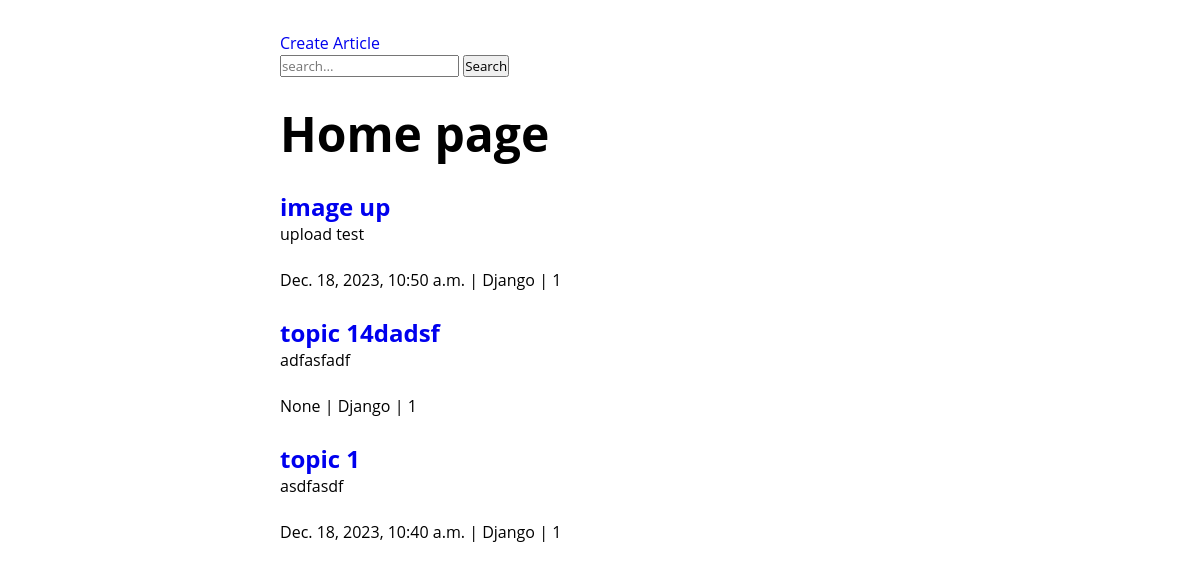
/, run on an earlier commit of the app's database.
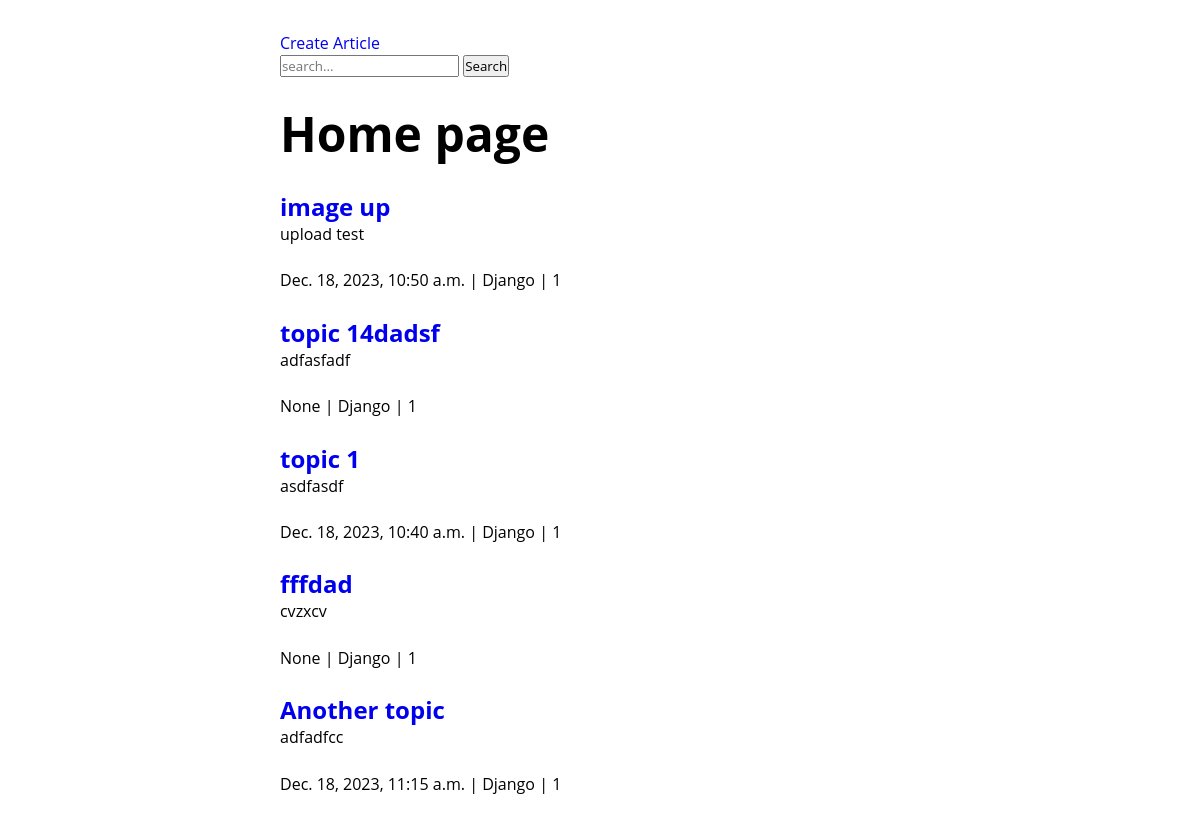
And on a later commit of the database.
### blog/models.py (models this page shows, shortened)
class Article(models.Model):
    author = models.ForeignKey(to=User, on_delete=models.CASCADE, blank=True)
    category = models.ForeignKey(to=Category, on_delete=models.CASCADE)
    topic = models.CharField(max_length=255, unique=True)
    body = models.TextField()
    posted = models.BooleanField(default=False)
    thumbnail = models.ImageField(
        upload_to="thumbnails/",
        null=True,
        blank=True,
        validators=[
            FileExtensionValidator(allowed_extensions=["png", "jpg", "jpeg"]),
        ],
    )
    slug = AutoSlugField(
        populate_from="topic",
        blank=True,
        null=True,
        unique=True,
        always_update=True,
        default=None,
        unique_with=["author__username"],
    )
    created_on = models.DateTimeField(null=True, blank=True)
    updated_on = models.DateTimeField(null=True, blank=True)
    views = models.IntegerField(default=0)
    def get_absolute_url(self):
        return reverse("blog:article_details", kwargs={"slug": self.slug})

class Category(models.Model):
    name = models.CharField(max_length=100, unique=True)
    total_post = models.IntegerField(verbose_name="total posts", default=0)
    def __str__(self):
        return self.name

### blog/views.py (the view)
# urls.py: path("", views.home, name="home"),
def home(request):
    if request.method == "POST":
        query = request.POST["query"]
        articles = Article.objects.filter(
            Q(topic__icontains=query) | Q(body__icontains=query)
        )
    else:
        articles = Article.objects.all()
    return render(request, "blog/home.html", context={"articles": articles})

### blog/templates/blog/home.html (shortened to what this page needs)
{% extends 'base.html' %} {% block content %}
<a href="{% url 'blog:article_create' %}">Create Article</a>
<form method="post">
  <input type="search" placeholder="search..." name="query" />
  <button>Search</button>
</form>
{% if articles %}
<h1>Home page</h1>
{% for article in articles %}
<div class="entry">
  <h2><a href="{{article.get_absolute_url}}">{{article.topic}}</a></h2>
  <p>{{article.body | truncatechars:150}}</p>
  <p>
    <span>{{article.updated_on}}</span> | <span>{{article.category}}</span> |
    <span>{{article.views}}</span>
  </p>
</div>
{% endfor %} {% else %}
<h1>No record found</h1>
{% endif %} {% endblock %}

What changed in the data, as far as the page shows it:
added Article: topic "fffdad", body "cvzxcv", updated_on "None", category "Django", views "1"
added Article: topic "Another topic", body "adfadfcc", updated_on "Dec. 18, 2023, 11:15 a.m.", category "Django", views "1"
